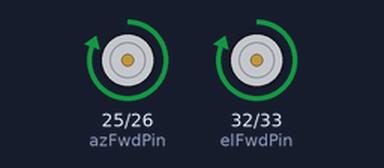
Simulated run of this sketch. Board: ESP32. On the bench: motor-driver pin pairs drawn as motors (green arrow = first pin HIGH = forward, orange = second pin HIGH = backward, longer = more drive).

Above: at 2.5 s.
At 7.5 s:
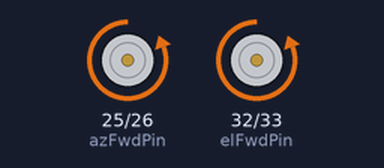
At 10.5 s:
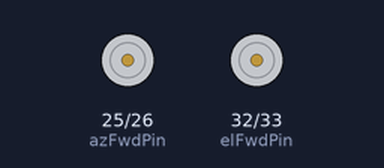
Timing chart, 0 to 14.3 s (numbered marks = the images above):
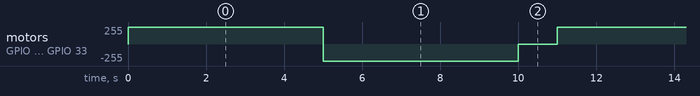

The sketch:

testing_motor.ino
```cpp
//
// DOIT ESP32 DEVKIT V1

const int azFwdPin = 25;
const int azRevPin = 26;
const int elFwdPin = 32;
const int elRevPin = 33;

void setup() {
	// Set all the motor control pins to outputs
	pinMode(azFwdPin, OUTPUT);
	pinMode(azRevPin, OUTPUT);
	pinMode(elFwdPin, OUTPUT);
	pinMode(elRevPin, OUTPUT);

	// Turn off motors - Initial state
	digitalWrite(azFwdPin, LOW);
	digitalWrite(azRevPin, LOW);
	digitalWrite(elFwdPin, LOW);
	digitalWrite(elRevPin, LOW);
}

void loop() {
	directionControl();
	delay(1000);

}

// This function lets you control spinning direction of motors
void directionControl() {

	// Turn on motor A & B
	digitalWrite(azFwdPin, HIGH);
	digitalWrite(azRevPin, LOW);
	digitalWrite(elFwdPin, HIGH);
	digitalWrite(elRevPin, LOW);
	delay(5000);

	// Now change motor directions
	digitalWrite(azFwdPin, LOW);
	digitalWrite(azRevPin, HIGH);
	digitalWrite(elFwdPin, LOW);
	digitalWrite(elRevPin, HIGH);
	delay(5000);

	// Turn off motors
	digitalWrite(azFwdPin, LOW);
	digitalWrite(azRevPin, LOW);
	digitalWrite(elFwdPin, LOW);
	digitalWrite(elRevPin, LOW);
}
```

Measured:
- by itself, motor on GPIO 25 (azFwdPin) / GPIO 26 (azRevPin), motor on GPIO 32 (elFwdPin) / GPIO 33 (elRevPin): repeats every 11.0 s: backward 255/255 5.0 s, stopped 1.0 s, forward 255/255 5.0 s
